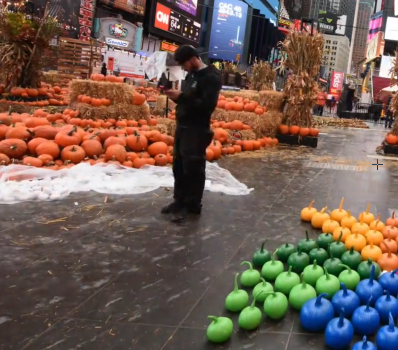
#> input picture project2/images/t1_1.png, 398 x 350 px
$ python t1.py
#> lines starting #> are read from the running program, lines starting #| are printed output that depends on the picture; after the words box and inside, x2 and y2 are one past the last pixel; in counts of white or black regions, pixels touching at a corner belong together
#Only add your code inside the function (including newly improted packages)
# You can design a new function and call the new function in the given functions.
# Not following the project guidelines will result in a 10% reduction in grades

import cv2
import numpy as np
import matplotlib.pyplot as plt
from numpy import linalg as la
import imutils

def feature_extract(image):
    sift = cv2.SIFT_create()
    # sift = cv2.SIFT_create()
    #kp,des = sift.detectAndCompute(value,None)
    #orb_descriptor = cv2.ORB_create()
    #(kps, features) = orb_descriptor.detectAndCompute(image, None)
    (kps, features) = sift.detectAndCompute(image, None)
    return kps, features

def match_keypoints(kps1,kps2,features1,features2):
    matches = []
    for p2 in range(len(features2)):
      lst = []
      for p1 in range(len(features1)):
        lst.append(np.dot(features2[p2]-features1[p1],features2[p2]-features1[p1]))
      if(min(lst)<5000):
        matches.append([p2,lst.index(min(lst))])
    return matches

def getHomography(kps1, kps2, features1, features2, matches, reprojThresh):
    if len(matches)>10:
        #print (kps1[0].pt)
        src_pts = np.array([kps2[match[0]].pt for match in matches])
        dst_pts = np.array([kps1[match[1]].pt for match in matches])
        #src_pts = np.float32([ kps1[m].pt for m in matches ]).reshape(-1,1,2)
        #dst_pts = np.float32([ kps2[m].pt for m in matches ]).reshape(-1,1,2)
        #print(src_pts)
        M, mask = cv2.findHomography(src_pts, dst_pts, cv2.RANSAC,5.0)
        #matchesMask = mask.ravel().tolist()
        return M,mask
    else:
        print( "Not enough matches are found - {}/{}".format(len(matches), 4) )
        #matchesMask = None
        return None


# [73 lines left out: functions Laplacian_blending, foreground_removal, not called in this run]

def warp_image(kps1,kps2,features1,features2,coordinates_to_stitch,img1, img2):

    (H,mask) = getHomography(kps1,kps2,features1,features2,coordinates_to_stitch,200)

    width = img1.shape[1] + img2.shape[1]
    height = img1.shape[0] + img2.shape[0]

    # [11 lines of commented-out code are left out]

    result = cv2.warpPerspective(img2,H, (width,height), dst=img1.copy(),
        flags=cv2.INTER_NEAREST, borderMode=cv2.BORDER_TRANSPARENT)

    return result


def stitch_background(img1, img2, savepath=''):
    "The output image should be saved in the savepath."
    "Do NOT modify the code provided."

    (kps1, features1) = feature_extract(img1)
    (kps2, features2) = feature_extract(img2)

    fig, (ax1,ax2) = plt.subplots(nrows=1, ncols=2, figsize=(20,8), constrained_layout=False)
    ax1.imshow(cv2.drawKeypoints(img1,kps1,None,color=(0,255,0)))
    ax1.set_xlabel("(a)", fontsize=14)
    ax2.imshow(cv2.drawKeypoints(img2,kps2,None,color=(0,255,0)))
    ax2.set_xlabel("(b)", fontsize=14)
    plt.show()

    coordinates_to_stitch= match_keypoints(kps1,kps2,features1,features2)

    width = img1.shape[1] + img2.shape[1]
    height = img1.shape[0] + img2.shape[0]

    result = warp_image(kps1,kps2,features1,features2,coordinates_to_stitch,img1, img2)
    plt.figure(figsize=(20,10))
    plt.imshow(result)

    for i in range(0,img1.shape[0]-1):
        for j in range(0,img1.shape[1]-1):
            if np.sum(result[i][j]) > np.sum(img1[i][j]):
                  result[i][j]=result[i][j]
            else:
                  result[i][j]=img1[i][j]


    plt.figure(figsize=(20,10))
    plt.imshow(result)

    plt.axis('off')
    plt.show()
    cv2.imwrite(savepath,result)
    return result


if __name__ == "__main__":
    img1 = cv2.imread('./images/t1_1.png')
#> img1 is the input picture: shape (350, 398, 3); mean B, G, R 83.2, 93.9, 113.9
    img2 = cv2.imread('./images/t1_2.png')
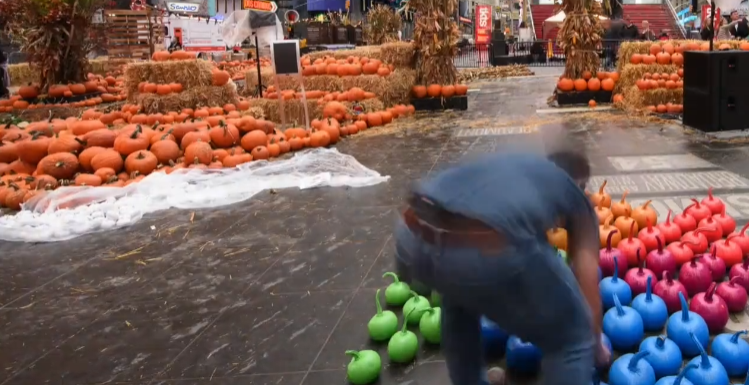
#> input picture project2/images/t1_2.png, 749 x 385 px
#> img2 is the input picture: shape (385, 749, 3); mean B, G, R 85, 91.1, 117.7
    savepath = 'task1.png'
    stitch_background(img1, img2, savepath=savepath)
#> in feature_extract, `(kps, features) = sift.detectAndCompute(image, None)`: kps = 1790 keypoints; strongest (x, y, size): (178, 27, 1.9), (162, 17, 10.5), (179, 74, 9.3), (377, 62, 5.8)
#> in stitch_background, `(kps1, features1) = feature_extract(img1)`: kps1 has the same summary as kps in feature_extract
#> in feature_extract (call 2), `(kps, features) = sift.detectAndCompute(image, None)`: kps = 3069 keypoints; strongest (x, y, size): (321, 18, 4.7), (560, 17, 7.5), (736, 26, 2.2), (715, 19, 1.8)
#> in stitch_background, `(kps2, features2) = feature_extract(img2)`: kps2 has the same summary as kps in feature_extract
#> in stitch_background, `plt.show()`:
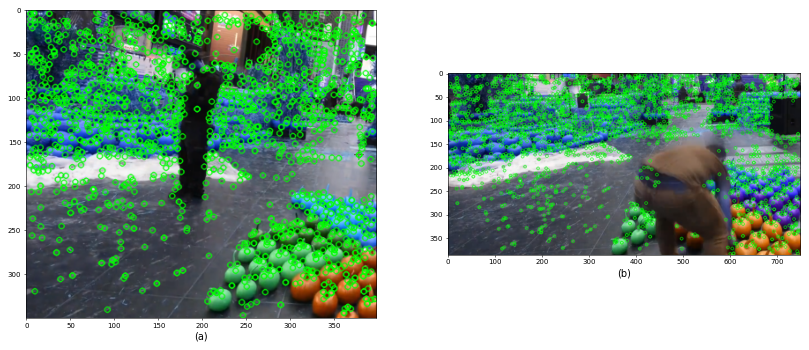
#> figure drawn by matplotlib, 2 panels
#> after the loop in match_keypoints, `for p2 in range(len(features2)):`: matches = 46 pairs, first value 280 to 1832, second value 62 to 1204
#> in stitch_background, `coordinates_to_stitch= match_keypoints(kps1,kps2,features1,features2)`: coordinates_to_stitch has the same summary as matches in match_keypoints
#> in getHomography, `src_pts = np.array([kps2[match[0]].pt for match in matches])`: src_pts = 46 pairs, first value 65.6 to 427.4, second value 86.01 to 342.4
#> in getHomography, `dst_pts = np.array([kps1[match[1]].pt for match in matches])`: dst_pts = 46 pairs, first value 15.51 to 289.1, second value 90.86 to 312.6
#> in getHomography, `M, mask = cv2.findHomography(src_pts, dst_pts, cv2.RANSAC,5.0)`: M = [[0.75, -0.0818, -18.43], [0.107, 0.769, 16.88], [2.57e-05, 8.73e-05, 1]]; mask = 46 values, max 1 at index 0, min 0 at index 37, mean 0.978
#> in warp_image, `(H,mask) = getHomography(kps1,kps2,features1,features2,coordinates_to_..`: H has the same summary as M in getHomography
#> in warp_image, `result = cv2.warpPerspective(img2,H, (width,height), dst=img1.copy(), ..`:
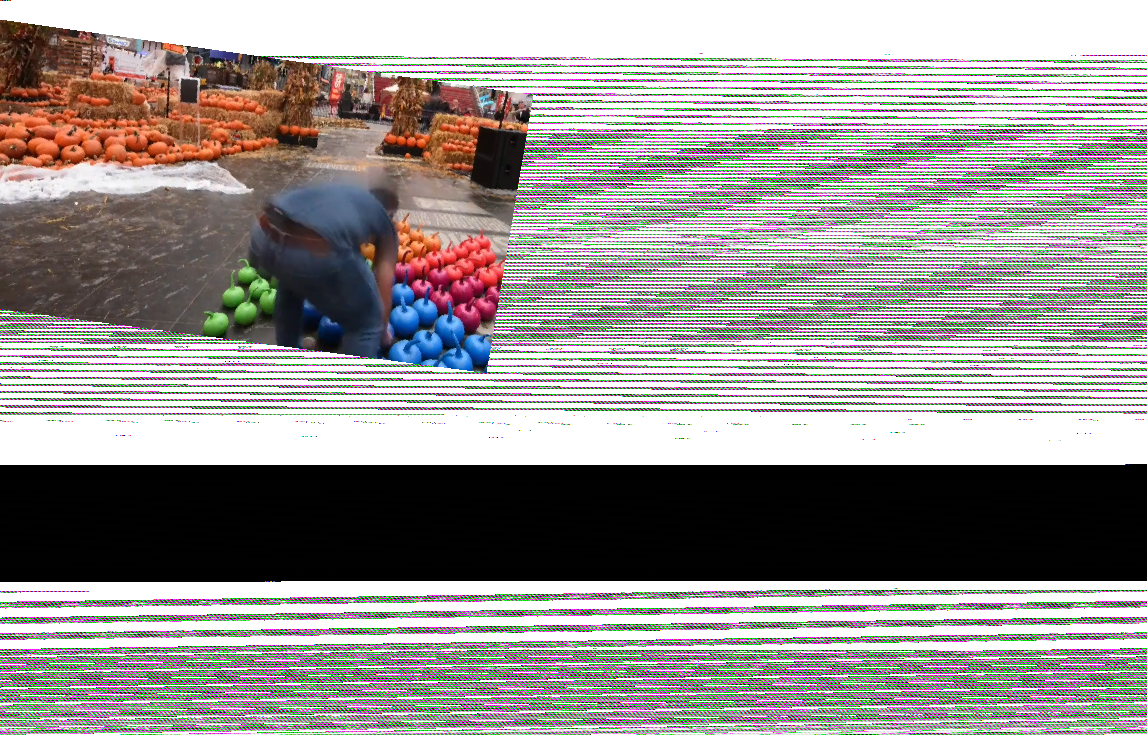
#> result: shape (735, 1147, 3); mean B, G, R 147.7, 148.7, 153.4
#> after the loop in stitch_background, `for i in range(0,img1.shape[0]-1):`:
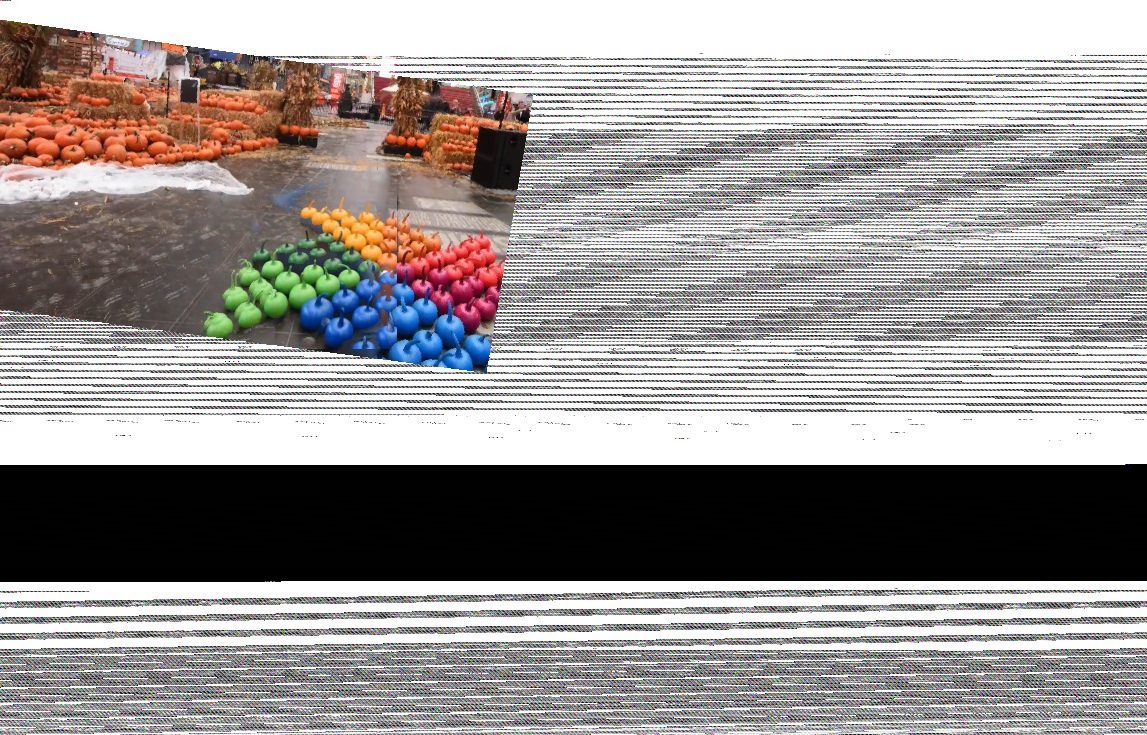
#> result: shape (735, 1147, 3); 6.24% of pixels changed, all inside (x1, y1, x2, y2) = (0, 0, 397, 349)
